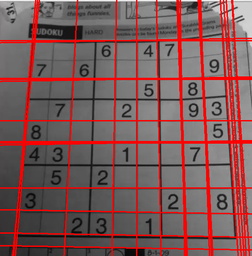
#> input picture images/hough_lines.png, 252 x 256 px, shrunk from 554 x 563 before the run, given in place of binary_crosses.png.gif, which was not available
$ python CV404Hough.py
#> lines starting #> are read from the running program, lines starting #| are printed output that depends on the picture; after the words box and inside, x2 and y2 are one past the last pixel; in counts of white or black regions, pixels touching at a corner belong together; pictures that were not available may be replaced by others from this repository, and a replacement may not be noted
# -*- coding: utf-8 -*-
"""
Created on Thu Mar 26 16:23:42 2020

##Basic understanding: several links but found wikipedia somehow good along with this one
(https://www.learnopencv.com/hough-transform-with-opencv-c-python/)
##houghLines: https://alyssaq.github.io/2014/understanding-hough-transform/
##sort 2D: https://stackoverflow.com/questions/43386432/how-to-get-indexes-of-k-maximum-values-from-a-numpy-multidimensional-array

@author: hosna
"""

import numpy as np
import imageio
import math
import cv2
import matplotlib.pyplot as plt

def rgb2gray(rgb):
    return np.dot(rgb[..., :3], [0.299, 0.587, 0.114]).astype(np.uint8)

def k_largest_index_argsort(two_dim_arr, k):  #k is number of lines (number of indices of max. values you want to return)
    idx = np.argsort(two_dim_arr.ravel())[:-k-1:-1]
    return np.column_stack(np.unravel_index(idx, two_dim_arr.shape))

def hough_line(img_path, thresh1, thresh2 ,save_path, lines_are_white=True, value_threshold=5):
    #read image and get its canny edges
#> called with thresh1 = 50, thresh2 = 150, lines_are_white = True, value_threshold = 5
    img_orig = imageio.imread(img_path)
#> img_orig is the input picture: shape (256, 252, 3); mean R, G, B 123.7, 88.3, 88.4
    if img_orig.ndim == 3:
        img_orig = rgb2gray(img_orig)
#> in rgb2gray, `return np.dot(rgb[..., :3], [0.299, 0.587, 0.114]).astype(np.uint8)`:
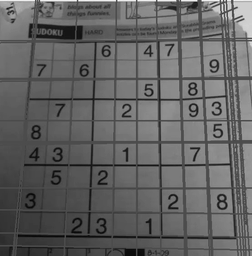
#> returned value: shape (256, 252); min 6, max 251, mean 98.6
    img = cv2.Canny(img_orig, thresh1, thresh2)
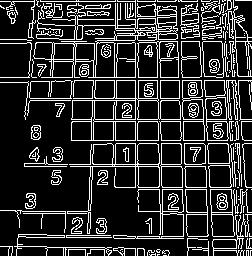
#> img: shape (256, 252); 18.3% white in thin lines or dots

#1) initialize Hough parameter space rs, thetas
    thetas = np.deg2rad(np.arange(-90.0, 90.0)) #Theta in range from -90 to 90 degrees
    width, height = img.shape #width: row, height: column
#> width = 256; height = 252
    #round(5.1) = 5,, round(5.9) = 6
    diag_len = int(round(math.sqrt(width * width + height * height)))
#> diag_len = 359
    #linear space: Return evenly spaced numbers over a specified interval
    #np.linspace(2.0, 3.0, num=5) ---> array([ 2.  ,  2.25,  2.5 ,  2.75,  3.  ])
    rhos = np.linspace(-diag_len, diag_len, diag_len * 2)
#> rhos = 718 values from -359 to 359

    # save some resuable values
    cos_t = np.cos(thetas)
    sin_t = np.sin(thetas)
    num_thetas = len(thetas)

#2) Create accumulator array and initialize to zero
    accumulator = np.zeros((2 * diag_len, num_thetas), dtype=np.uint8)

#3) Check if it is an edge pixel
  # value_when_true if condition else value_when_false
  # are_edges =[false...True..], I can't understand how is it going actually but it's much faster than the 3 for loops
    are_edges = img > value_threshold if lines_are_white else img < value_threshold
#> are_edges: shape (256, 252) bool; 18.3% white in thin lines or dots
    #Return the indices of the elements that are non-zero/not-false
    y_idxs, x_idxs = np.nonzero(are_edges)
#> y_idxs = 11781 values from 0 to 255; x_idxs = 11781 values, max 251 at index 44, min 0 at index 45, mean 143.1

#4) Loop over each edge pixel (edge_row_idx: has the total array while x has each value)
    for i in range(len(x_idxs)): #or len(y_idx) they're the same
        x = x_idxs[i]
        y = y_idxs[i]
#5) Map edge pixel of edges to hough space
        for t_idx in range(num_thetas):
            # Calculate rho. N.B: r has value -max to max, so we need to map r to its idx 0 : 2*max// for postive index
            rho = diag_len + int(round(x * cos_t[t_idx] + y * sin_t[t_idx]))
            accumulator[rho, t_idx] += 1
#> this loop made 11781 passes
#> (x, y) on passes 1 to 3: (34, 0), (36, 0), (40, 0)
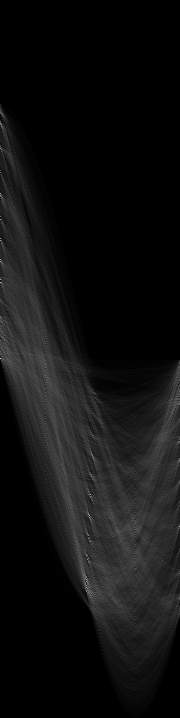
#> accumulator: shape (718, 180); min 0, max 208, mean 16.4
#6) show the hough space--> each pixel mapped to curve with r and theta
    plt.imshow(accumulator, cmap='jet', extent=[np.rad2deg(thetas[-1]), np.rad2deg(thetas[0]), rhos[-1], rhos[0]])
    plt.savefig(save_path)
    plt.show()
    return accumulator, rhos, thetas

def superimpose_maxima_on_cartesian (accumulator_hough, rho_hough, theta_hough, img_path, save_path_lines, lines):
    # [6 lines of commented-out code are left out]

    img2 = cv2.imread(img_path)
    idx = k_largest_index_argsort(accumulator, lines)  #from this we get 2d array containing index of r(1st col) & theta(2nd col), corresponding to the biggest values in the accumulator
#    i_rho= idx[:,0]
#    j_theta = idx[:,1]
#    for j in idx[0][:lines-1]:
    for idx_rho,idx_theta in zip(idx[:,0], idx[:,1]): #or in idx (directly)
        rho_max = int(rhos[idx_rho])
        theta_max = thetas[idx_theta]
        # rho_max = rhos[idx_rho]
        # theta_max = thetas[idx_theta]
        print("rho={0:.0f}, theta={1:.0f}".format(rho_max, np.rad2deg(theta_max)))
        a = np.cos(theta_max)
        b = np.sin(theta_max)
        x0 = a*rho_max
        y0 = b*rho_max
        x1 = int(x0 + 1000*(-b))
        y1 = int(y0 + 1000*(a))
        x2 = int(x0 - 1000*(-b))
        y2 = int(y0 - 1000*(a))
        print (x1,y1, x2,y2)
        print('-----------------')
        my_lines = cv2.line(img2,(x1,y1), (x2,y2),(0,0,255),2)
    #cv2.imshow('window',img2)
    #cv2.waitKey(0)
    cv2.imwrite(save_path_lines, img2)
    return my_lines

imgpath = 'D:/Biometrics/trials/cv404-2020-assignment-02-sbe404-2020-team19/Hosna_trials_2/binary_crosses.png.gif'
savepath = 'D:/Biometrics/trials/cv404-2020-assignment-02-sbe404-2020-team19/Hosna_trials_2/fig.png'
savepathLines = 'D:/Biometrics/trials/cv404-2020-assignment-02-sbe404-2020-team19/Hosna_trials_2/hough_lines_4.png'
accumulator,rhos, thetas = hough_line(imgpath, 50,150, savepath)
#> rhos = 718 values from -359 to 359; thetas = 180 values from -1.57 to 1.55
drawn_lines = superimpose_maxima_on_cartesian(accumulator,rhos,thetas,imgpath,savepathLines, 15)
#> in k_largest_index_argsort, `idx = np.argsort(two_dim_arr.ravel())[:-k-1:-1]`: idx = [64440, 50760, 89010, 34740, 105386, 50220, 46980, 104666, 104306, 43200, 42840, 39420, 46620, 105746, 93149]
#> in superimpose_maxima_on_cartesian, `idx = k_largest_index_argsort(accumulator, lines)`: idx = 15 rows, first 8: [358, 0], [282, 0], [494, 90], [193, 0], [585, 86], [279, 0], [261, 0], [581, 86]
#> the loop in superimpose_maxima_on_cartesian, `for idx_rho,idx_theta in zip(idx[:,0], idx[:,1]):` made 15 passes
#> (idx_rho, idx_theta, rho_max, theta_max, a, b, x0, y0) on passes 1 to 12: (358, 0, 0, -1.57, 6.12e-17, -1, 0, 0), (282, 0, -76, -1.57, 6.12e-17, -1, -4.65e-15, 76), (494, 90, 135, 0, 1, 0, 135, 0), (193, 0, -165, -1.57, 6.12e-17, -1, -1.01e-14, 165), (585, 86, 226, -0.0698, 0.998, -0.0698, 225.4, -15.76), (279, 0, -79, -1.57, 6.12e-17, -1, -4.84e-15, 79), (261, 0, -97, -1.57, 6.12e-17, -1, -5.94e-15, 97), (581, 86, 222, -0.0698, 0.998, -0.0698, 221.5, -15.49), (579, 86, 220, -0.0698, 0.998, -0.0698, 219.5, -15.35), (240, 0, -118, -1.57, 6.12e-17, -1, -7.23e-15, 118), (238, 0, -120, -1.57, 6.12e-17, -1, -7.35e-15, 120), (219, 0, -139, -1.57, 6.12e-17, -1, -8.51e-15, 139)
#> (printed output is left out)
#> pass 2, in superimpose_maxima_on_cartesian, `my_lines = cv2.line(img2,(x1,y1), (x2,y2),(0,0,255),2)`:
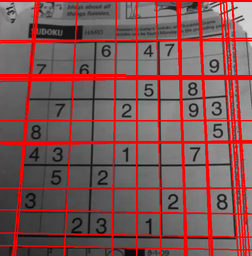
#> my_lines: shape (256, 252, 3); mean B, G, R 85.8, 85.8, 125.4
#> pass 3, in superimpose_maxima_on_cartesian, `my_lines = cv2.line(img2,(x1,y1), (x2,y2),(0,0,255),2)`:
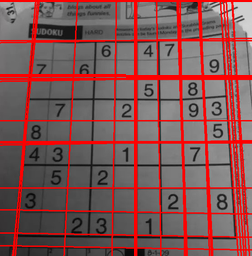
#> my_lines: shape (256, 252, 3); 0.81% of pixels changed, all inside (x1, y1, x2, y2) = (134, 2, 137, 256)
#> after the loop in superimpose_maxima_on_cartesian, `for idx_rho,idx_theta in zip(idx[:,0], idx[:,1]):`:
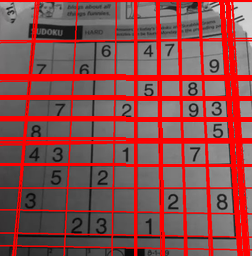
#> img2: shape (256, 252, 3); mean B, G, R 76.3, 76.2, 139.3
